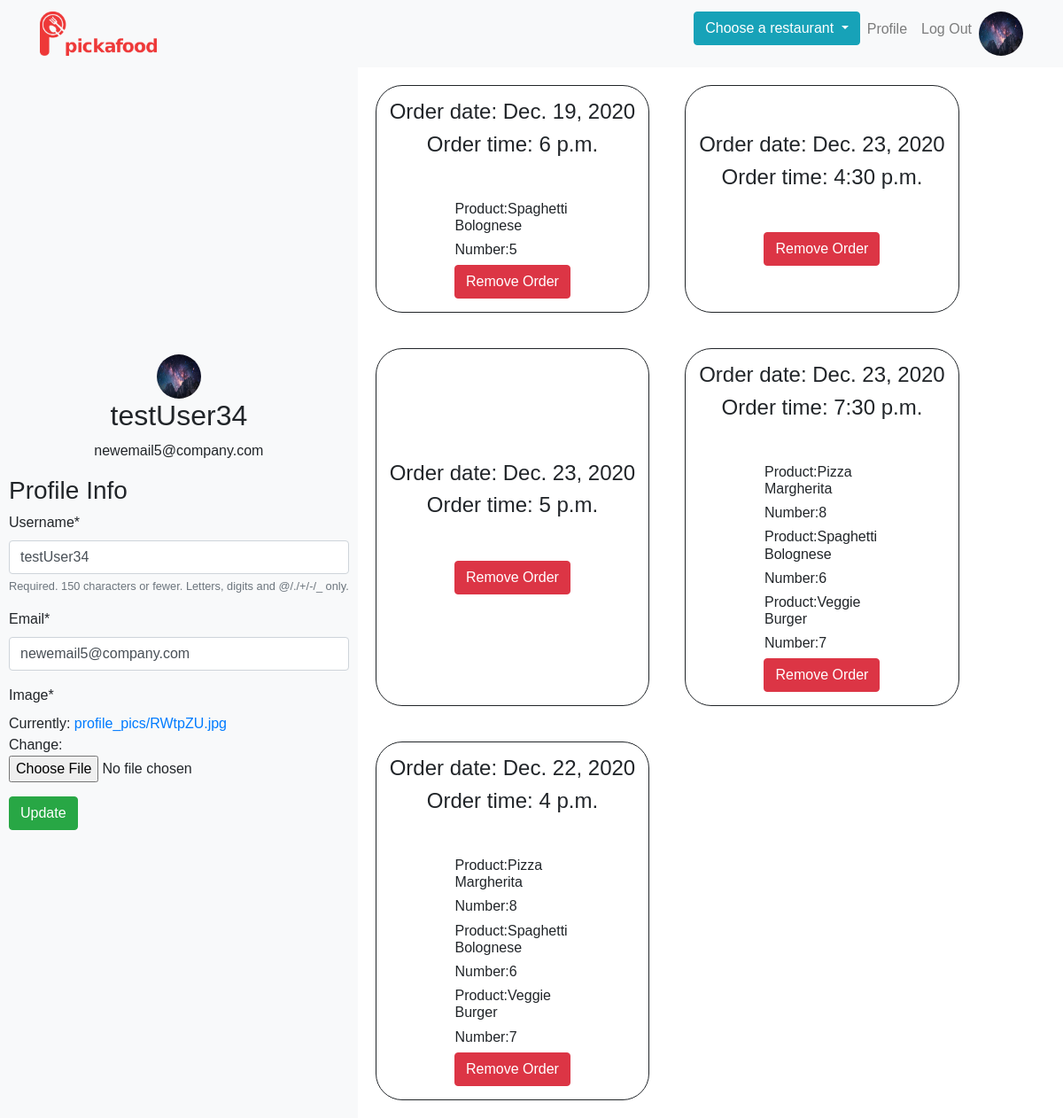
Page /profile/ (signed in) on the committed database.
### users/models.py (models this page shows, shortened)
class Profile(models.Model):
    user = models.OneToOneField(User, on_delete=models.CASCADE)
    image = models.ImageField(default='default.jpg', upload_to='profile_pics')
    @property
    def is_restaurant_admin_profile(self):
        for item in RESTAURANT_NAMES:
            if not self.user.email.__str__().find(item) == -1:
                is_restaurant_admin_profile = item
                self.user.is_staff = True
                self.user.save()
                return is_restaurant_admin_profile
        return ''

### app/models.py (models this page shows, shortened)
class Order(models.Model):
    date = models.DateField()
    time = models.TimeField()
    number_of_people = models.IntegerField()
    name = models.CharField(max_length=150)
    telephone_number = models.CharField(validators=[phone_regex],
                                        max_length=17,
                                        blank=True)
    email = models.EmailField()
    order_restaurant = models.ForeignKey(Restaurant, on_delete=models.DO_NOTHING)
    order_profile = models.ForeignKey(Profile, on_delete=models.DO_NOTHING)

class OrderItem(models.Model):
    name = models.ForeignKey(MenuItem, on_delete=models.DO_NOTHING)
    user_order = models.ForeignKey(Order, on_delete=models.DO_NOTHING)
    number_ordered = models.IntegerField()

class MenuItem(models.Model):
    name = models.CharField(max_length=255)
    description = models.TextField()
    category = models.ForeignKey(Category, on_delete=models.DO_NOTHING)
    restaurant = models.ForeignKey(Restaurant, on_delete=models.DO_NOTHING)
    image = models.ImageField(upload_to=upload_menu_image_destination, blank=True, null=True)
    price = models.DecimalField(max_digits=5, decimal_places=2)
    is_active = models.BooleanField(default=False)
    is_healthy = models.BooleanField(default=False)
    def __str__(self):
        return self.name

### users/views.py (the view)
# urls.py: path('profile/', user_views.profile, name='profile'),
@login_required
def profile(request):
    if request.method == 'POST':
        user_form = UserUpdateForm(request.POST, instance=request.user)
        profile_form = ProfileUpdateForm(request.POST, request.FILES,
                                         instance=request.user.profile)
        if user_form.is_valid() and profile_form.is_valid():
            user_form.save()
            profile_form.save()
            messages.success(request, f'Your account has been updated!')
            redirect('profile')
    else:
        user_form = UserUpdateForm(instance=request.user)
        profile_form = ProfileUpdateForm(instance=request.user.profile)
    restaurants = Restaurant.objects.all()
    context = {
          'user_form': user_form,
          'profile_form': profile_form,
          'restaurants': restaurants,
    }
    if not request.user.profile.is_restaurant_admin_profile == '':
        restaurant_orders = [item for item in Order.objects.all() if get_restaurant_name(item.order_restaurant.name) == request.user.profile.is_restaurant_admin_profile]
        current = len(restaurant_orders)
        context['range'] = range(current)
        context['orders'] = restaurant_orders
        return render(request, 'users/admin_profile.html', context)
    else:
        user_order = Order.objects.filter(order_profile=request.user.profile)
        current = user_order.count()
        context['range'] = range(current)
        context['orders'] = user_order
        return render(request, 'users/common_profile.html', context)

### users/forms.py
class UserUpdateForm(forms.ModelForm):
    email = forms.EmailField()
    class Meta:
        model = User
        fields = [
            'username',
            'email',
        ]

class ProfileUpdateForm(forms.ModelForm):
    class Meta:
        model = Profile
        fields = [
            'image',
        ]

### app/context_processors/restaurants.py (called while the page is built)
def restaurants(request):
    from app.models import Restaurant
    return {'restaurants': Restaurant.objects.all()}

### app/models.py (called while the page is built)
    def __str__(self):
        return self.name

### app/templates/users/common_profile.html (shortened to what this page needs)
{% extends 'users/profile.html' %}
{% block is_admin %}
    {% if orders %}
        {% for order in orders %}
            <div
                    style="
              min-width: 150px;
              min-height: 150px;
              border-radius: 30px;
              border: 1px solid;
              display: flex;
              justify-content: center;
              align-items: center;
              flex-direction: column;
              margin: 20px;
              padding: 15px;
              box-sizing: border-box;
            "
            >
                <h4>Order date: {{ order.date }}</h4>
                <h4>Order time: {{ order.time }}</h4>
                {% for ord in order.orderitem_set.all %}
                    <div>
                        <h6 style="
                                width: 130px;
                                word-wrap: break-word"
                        >Product:{{ ord.name }}</h6>
                        <h6 style="
                            width: 130px;
                            word-wrap: break-word;"
                        >Number:{{ ord.number_ordered }}</h6>
                    </div>
                {% endfor %}
            <a href="{% url 'remove' order.id %}">
                <button class="btn btn-danger" >
                    Remove Order
                </button>
            </a>
            </div>
        {% endfor %}
    {% else %}
        <h1>You have not placed any orders yet!</h1>
    {% endif %}
{% endblock is_admin %}

### app/templates/users/profile.html (shortened to what this page needs)
{% extends 'app/base.html' %}
{% load crispy_forms_tags %}
{% block content %}
    <div
            class="d-flex flex-row flex-wrap justify-content-center"
            style="height: 89.5vh"
    >
        <div class="d-flex flex-column" style="position: relative">
            <div
                    style="
            display: flex;
            justify-content: center;
            align-items: center;
            flex-direction: column;
            background-color: #f8f9fa !important;
            padding: 10px;
            box-sizing: border-box;
            height: 100%;
          "
            >
                <div
                        style="
              display: flex;
              justify-content: center;
              align-items: center;
              flex-direction: column;
              background-color: #f8f9fa !important;
            "
                >
                    <img
                            src="{{ user.profile.image.url }}"
                            style="border-radius: 50px; width: 50px; height: 50px"
                    />
                    <h2>{{ user.username }}</h2>
                    <p>{{ user.email }}</p>
                </div>
                <form method="POST" enctype="multipart/form-data">
                    <h3>Profile Info</h3>
                    <div class="form-group">
                        {{ user_form|crispy }} {{ profile_form|crispy }}
                    </div>
                    <div>
                        <button class="btn btn-success" type="submit">Update</button>
                    </div>
                </form>
            </div>
        </div>
        <div class="d-flex flex-column" style="flex: 1">
            <div class="d-flex flex-wrap">
            {% block is_admin %}
            {% endblock is_admin %}
            </div>
        </div>
    </div>
{% endblock content %}

### app/templates/app/base.html (shortened to what this page needs)
{% load static %}
<!DOCTYPE html>
<html lang="en">
<head>
    <link
            rel="stylesheet"
            href="https://maxcdn.bootstrapcdn.com/bootstrap/4.0.0/css/bootstrap.min.css"
    />
    <link
            rel="stylesheet"
            href="https://use.fontawesome.com/releases/v5.7.2/css/all.css"
    />
    <link rel="stylesheet" href="{% static 'app/main.css' %}"/>
</head>
<body>
<nav class="navbar navbar-expand-lg navbar-light bg-light">
    <div class="container">
        <a class="navbar-brand" href="/">
            <img src="{% static 'app/pickafood-logo.png' %}" alt=""/>
        </a>
        <div class="collapse navbar-collapse" id="navbarSupportedContent">
            <ul class="navbar-nav ml-auto">
                {% if restaurants %}
                    <li class="nav-item">
                        <div class="dropdown">
                            <button class="btn btn-info dropdown-toggle" type="button" id="dropdownMenuButton"
                                    data-toggle="dropdown" aria-haspopup="true" aria-expanded="false">
                                Choose a restaurant
                            </button>
                        </div>
                    </li>
                {% else %}
                    <li class="nav-item">
                        <btn class="btn disabled">No working restaurants! Come back tomorrow!</btn>
                    </li>
                {% endif %}
                {% if user.is_authenticated %}
                    <li class="nav-item">
                        <a class="nav-link" href="{% url 'profile' %}"> Profile </a>
                    </li>
                    <li class="nav-item">
                        <a class="nav-link" href="{% url 'logout' %}"> Log Out </a>
                    </li>
                    <li class="nav-item">
                        <img
                                class="rounded-circle"
                                src="{{ user.profile.image.url }}"
                                style="height: 50px; width: 50px"
                        />
                    </li>
                {% endif %}
            </ul>
        </div>
    </div>
</nav>
{% block content %} {% endblock content %}
</body>
</html>

### app/static/app/main.css (style rules this page uses)
.navbar-brand img { height: 50px; }
body { font-family: 'Montserrat', sans-serif; }

### rows in the picture
Order: date "Dec. 19, 2020", time "6 p.m."
OrderItem: name "Spaghetti Bolognese", number_ordered "5"
Order: date "Dec. 23, 2020", time "4:30 p.m."
Order: date "Dec. 23, 2020", time "5 p.m."
Order: date "Dec. 23, 2020", time "7:30 p.m."
OrderItem: name "Pizza Margherita", number_ordered "8"
OrderItem: name "Spaghetti Bolognese", number_ordered "6"
OrderItem: name "Veggie Burger", number_ordered "7"
Order: date "Dec. 22, 2020", time "4 p.m."
OrderItem: name "Pizza Margherita", number_ordered "8"
OrderItem: name "Spaghetti Bolognese", number_ordered "6"
OrderItem: name "Veggie Burger", number_ordered "7"

### other values in the picture
{{ user.username }} "testUser34"
{{ user.email }} "newemail5@company.com"
